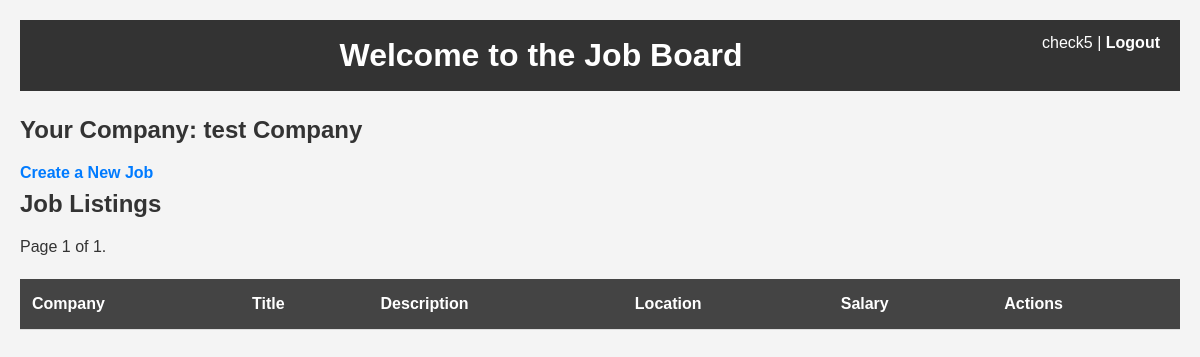
Page /home/ (signed in) on the earlier database version.
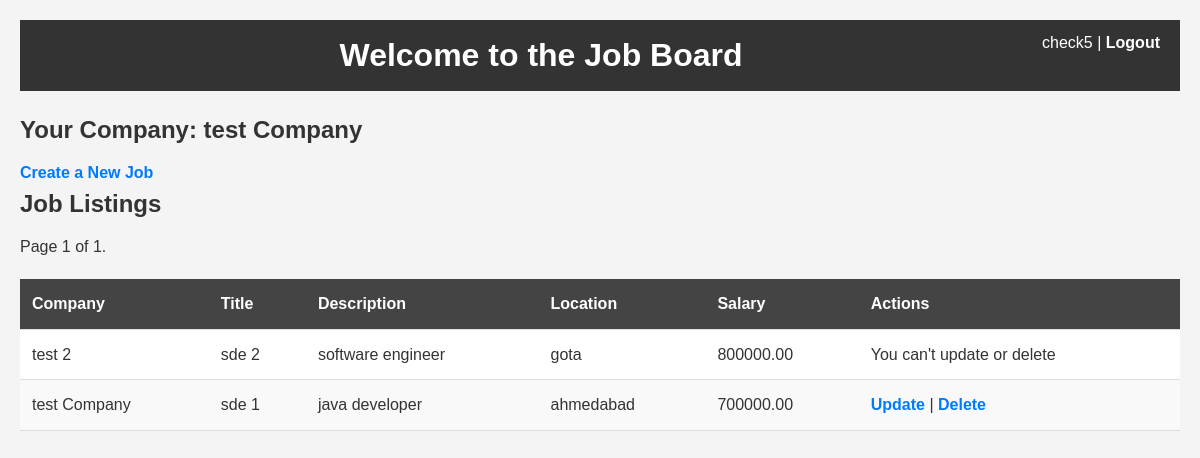
Same page on the later database version.
### job/models.py (models this page shows, shortened)
class Job(models.Model):
    company = models.ForeignKey(
        Company, on_delete=models.CASCADE, related_name='jobs')
    title = models.CharField(max_length=255)
    description = models.TextField()
    posted_on = models.DateTimeField(auto_now_add=True)
    location = models.CharField(max_length=255)
    salary = models.DecimalField(max_digits=10, decimal_places=2)
    tags = models.CharField(max_length=255, blank=True,
                            help_text="Comma-separated tags")

class Company(models.Model):
    user = models.OneToOneField(
        CustomUser, on_delete=models.CASCADE, related_name='company')
    name = models.CharField(max_length=255)
    address = models.TextField()
    contact_number = models.CharField(max_length=10)

### job/views.py (the view)
# urls.py: 2. Add a URL to urlpatterns:  path('', Home.as_view(), name='home')
@login_required
def Home(request):
    user = request.user
    company = Company.objects.get(user=user)
    jobs = Job.objects.all()
    paginator = Paginator(jobs, 5)
    page_number = request.GET.get("page")
    page_obj = paginator.get_page(page_number)
    return render(request, 'home.html', {
        'user_company': company,
        'user': user,
        "page_obj": page_obj
    })

### templates/home.html (shortened to what this page needs)
<!DOCTYPE html>
<html lang="en">
<head>
    {% load static %}
    <link rel="stylesheet" href="{% static '/style.css' %}">
</head>
<body>
    <header>
        <div style="float:right;">
            <span>{{ user.username }}</span> | <a href="{% url 'Logout' %}">Logout</a>
        </div>
        <h1>Welcome to the Job Board</h1>
    </header>
    {% if user_company %}
        <h2>Your Company: {{ user_company.name }}</h2>
        <a href="{% url 'CreateJob' %}">Create a New Job</a>
    {% else %}
        <p>You don't have a company yet. Please create one first.</p>
    {% endif %}
    <h2>Job Listings</h2>
    <table>
        <thead>
            <tr>
                <th>Company</th>
                <th>Title</th>
                <th>Description</th>
                <th>Location</th>
                <th>Salary</th>
                <th>Actions</th>
            </tr>
        </thead>
        <tbody>
            {% for job in page_obj %}
            <tr>
                <td>{{ job.company.name }}</td>
                <td>{{ job.title }}</td>
                <td>{{ job.description }}</td>
                <td>{{ job.location }}</td>
                <td>{{ job.salary }}</td>
                <td>
                    {% if job.company.name == user_company.name %}
                        <a href="{% url 'UpdateJob' job.id %}">Update</a> |
                        <a href="{% url 'DeleteJob' job.id %}">Delete</a>
                    {% else %}
                        <span>You can't update or delete</span>
                    {% endif %}
                </td>
            </tr>
            {% endfor %}
            <div class="pagination">
                <span class="step-links">
                    <span class="current">
                        Page {{ page_obj.number }} of {{ page_obj.paginator.num_pages }}.
                    </span>
                </span>
            </div>
        </tbody>
    </table>
</body>
</html>

Differences in the rows shown:
added Job: company.name "test 2", title "sde 2", description "software engineer", location "gota", salary "800000.00", shows "You can't update or delete"
added Job: company.name "test Company", title "sde 1", description "java developer", location "ahmedabad", salary "700000.00", shows "Update"
